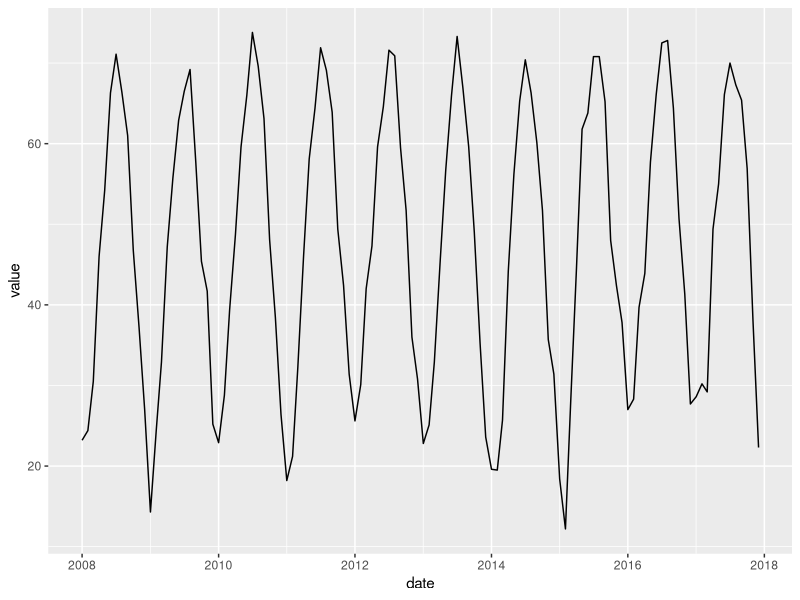

Recreate this plot in R.
#' # DATA 220G — Week 1 - 05
#'
#' ## Putting it all together
#'
#' For the most part, we'll used tidyverse-style operations in this course. BUT you _need_
#' to know base R language operations as well as there are millions of lines of R code out
#' there you need to read. I won't use them often and there's plenty of help so  you'll have
#' to work through this each new time until it becomes second nature.

library(tidyverse)

nh_wx <- read_csv("2017-2008-nx-wx.csv")

nh_wx

glimpse(nh_wx)

#' **IMPORTANT**
#'
#' Folks coming from Excel tend to think in "Rows" or "Cells"
#'
#' Let's pull up an "Excel" view of this data and I'll talk more there.

# View(nh_wx)

#' This is a "new" data set to us, so I like to perform some various exploratory tasks.
#' We'll cover many more of these in week 2, but this is just to get us jump started.

range(nh_wx$date) # what is the date range

length(unique(nh_wx$date)) # how many unique dates?

range(nh_wx$value)

length(unique(nh_wx$value))

range(nh_wx$anomaly)

length(nh_wx$anomaly)

head(nh_wx$date) # to not crowd out the console

tail(nh_wx$date) # to not crowd out the console

#' ### Selecting individual columns
#'
#' You saw the `$` above, but there are a couple other ways

nh_wx$date

nh_wx[, "date"]

select(nh_wx, date) # read the book to really understand this more

#' We can select more than 1 (but not with `$`) and in any order

nh_wx[, c("anomaly", "date")]

select(nh_wx, date, anomaly)

#' Remember, a data frame is just a list of vectors, so we can do vector operations on the "columns"

(nh_wx$value - 32) * 0.5556 # celsius

mutate(nh_wx, value_c = (value - 32) * 0.556)

#' Let me sneak user-defined functions in here as a refresher but we'll cover this often in the semester

to_celsius <- function(temp_in_f) {
  (temp_in_f - 32) * 0.556
}

mutate(nh_wx, value_c = to_celsius(value)) # way more readable

#' ### Indexing data frames

nh_wx[1:10,]

nh_wx[1:10,]$anomaly

nh_wx[1:10, "anomaly"]

slice(nh_wx, 1:10)

select(slice(nh_wx, 1:10), anomaly)

slice(nh_wx, 1:10) %>%
  select(anomaly)

pull(slice(nh_wx, 1:10), anomaly)

slice(nh_wx, 1:10) %>%
  pull(anomaly)

#' ### Finding things in data frames
#'
#' The first parameter (when using `[]`) is either an numeric vector of indices or a
#' logical vector that will let us choose which "rows" we want. Refresh your memory on
#' vectors in the second lesson from this week.
#'
#' For example, this means we can use boolean logic to find things. Like
#' "What year+months had an average temperature above freezing?"

nh_wx[nh_wx$value > 32,]

filter(nh_wx, value > 32)

#' "What year+months" had an average temperature below 0°F?"

filter(nh_wx, value < 0)

#' "What did the average temperature in February look like over the years?"
#'
#' OK, for this one, we'll need some help. There are built-in date operations in R (help links below)
#' but, well use the `lubridate` package since it _really_ simplifies this for us. It will be important
#' to know how to do it without "crutches" at some point, but not in this introduction.

library(lubridate) # note: in "real" scripts we have all the `library()` calls at the top of the script

#' To answer this question, we need to know which `date` is a "February". There's a `month()` function
#' in `lubridate` to help us with this:

month(nh_wx$date)

#' Well, that's useful, but I like names

month(nh_wx$date, label=TRUE) # we'll worry about the "Levels" in another class but this returns a special character vector called a "factor"

#' Let's add that info to the data frame

nh_wx <- mutate(nh_wx, month = month(date, label=TRUE))

nh_wx

filter(nh_wx, month == "Feb")

#' NOTE: We could have done that without modifying the data frame if we wanted to:

nh_wx <- read_csv("2017-2008-nx-wx.csv")

nh_wx

filter(nh_wx, month(date, label=TRUE) == "Feb")

#' REALLY quick intro to plotting
#'
#' The book(s) & resource(s) cover ggplot2. There are many way to plot in R but we'll primarily
#' be using ggplot2. Since ggplot2 is a whole class in and of itself, let's just walk through
#' plotting the average monthly temperature data as a line chart and worry about the details in
#' that class. I'll sneak ggplot2 in quite a bit all semester.
#'
#' NOTE: that it "comes along for the ride" with `tidyverse` so no extra `library()` call is needed.

ggplot(nh_wx) +
  geom_line(aes(date, value))

#' You've got enough ground work, now, for the first project!

#' ### More info
#'
#' Read these. Alot. You'll get spot quizzes occassionally about some esoteric edge cases.

help("read_csv")
help("read.csv") # note the "." vs "_"
help("Date")
help("as.Date")
help("min") # might be good to try this and the other 3 below on some vectors you create
help("max")
help("mean")
help("median")
help("lubridate") # VERY helpful package for working with dates
help("factor")
